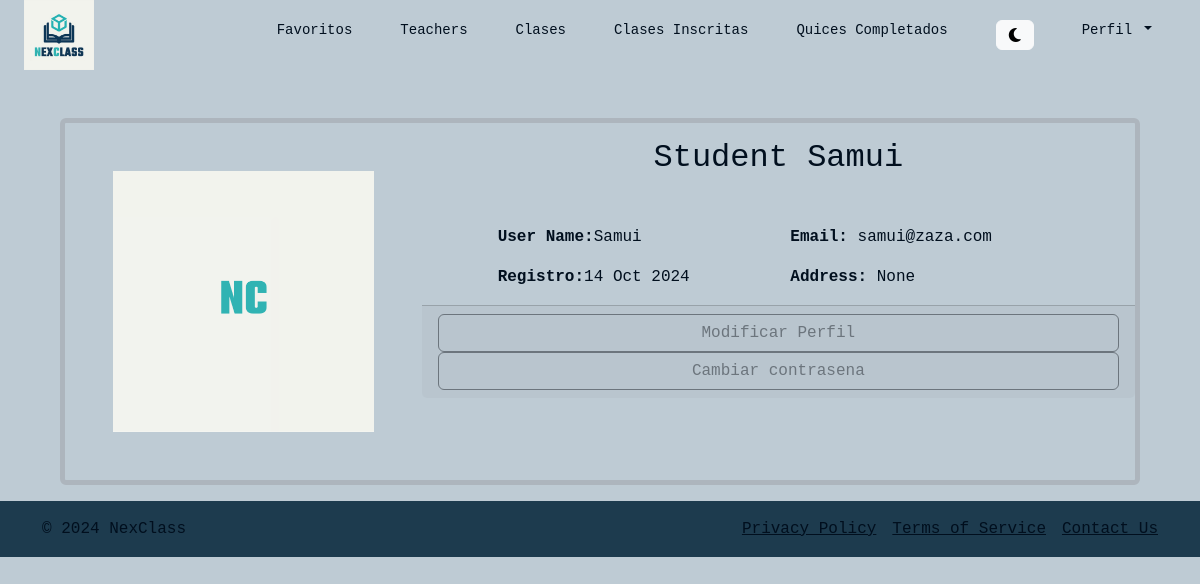
The page /my_profile_student/ (signed in) on the database its author committed.
### users/models.py (models this page shows, shortened)
class Student(models.Model):
    user = models.OneToOneField(User, on_delete=models.CASCADE)

class User(AbstractBaseUser, PermissionsMixin):
    user_id = models.AutoField(primary_key=True)
    name = models.CharField(max_length=255)
    username = models.CharField(max_length=150, unique=True)
    email = models.EmailField(unique=True)
    password = models.CharField(max_length=128)
    user_type = models.CharField(
        max_length=10,
        choices=UserType.choices
    )
    registration_date = models.DateTimeField(auto_now_add=True)
    profile_picture = models.ImageField(upload_to='profile_photos/', default='profile_photos/default_profile.png',
                                        null=True, blank=True)
    address = models.CharField(max_length=255, null=True, blank=True)
    profile_complete = models.BooleanField(default=False)
    is_active = models.BooleanField(default=True)
    is_staff = models.BooleanField(default=False)
    objects = UserManager()
    USERNAME_FIELD = 'username'
    REQUIRED_FIELDS = ['email', 'name']

### users/views.py (the view)
# urls.py: path('my_profile_student/', views.my_profile_student, name='my_profile_student'),
@login_required
def my_profile_student(request):
    user = request.user
    student = get_object_or_404(Student, user=user)
    history_classes = HistoryClasses.objects.filter(student=student)
    return render(request, 'my_profile_student.html', {'student': student, 'history_classes': history_classes})

### users/templates/my_profile_student.html
{% extends 'navbar.html' %}
{% block content %}
<div class="container-fluid">
    <div class="card mb-3 m-5 border border-dark-subtle bg-transparent border-5">
        <div class="row g-0">
            <div class="col-md-4">
                <img src="{{ student.user.profile_picture.url }}" class="img-fluid rounded-start p-5" alt="user image">
            </div>
            <div class="col-md-8">
                <div class="card-body text_custom">
                    <h2 class="card-title text-center"> {{student.user.user_type}} {{ student.user.name }}</h2>
                    <div class="row align-items-start mx-5 mt-5 mb-3">
                        <div class="col">
                            <strong>User Name:</strong>{{ student.user.username }}
                        </div>
                        <div class="col">
                            <strong>Email:</strong> {{ student.user.email }}
                        </div>
                    </div>
                    <div class="row align-items-start mx-5 ">
                        <div class="col">
                            <strong>Registro:</strong>{{ student.user.registration_date|date:"d M Y" }}
                        </div>
                        <div class="col">
                            <strong>Address:</strong> {{ student.user.address }}
                        </div>
                    </div>
                </div>
                <div class="card-footer text-center">
                    <a class="btn btn-outline-secondary w-100 " href="{% url 'edit_profile' %}">Modificar Perfil</a>
                    <a class="btn btn-outline-secondary w-100 " href="{% url 'cambiar_contrasena' %}">Cambiar contrasena</a>
                </div>
            </div>
        </div>
    </div>
</div>
{% endblock content %}

### NextClassProject/static/styles/global.css (style rules this page uses)
h1, h2, h3, h4, h5, h6 { font-family: "Space Mono", monospace; color: var(--text-color); }
.text_custom { color: var(--text-color); }
a { gap: 2px; color: var(--text-color); }

### rows shown on the page
Student: user.profile_picture (placeholder picture), user.user_type "Student", user.name "Samui", user.username "Samui", user.email "samui@zaza.com", user.registration_date "14 Oct 2024", user.address "None"
